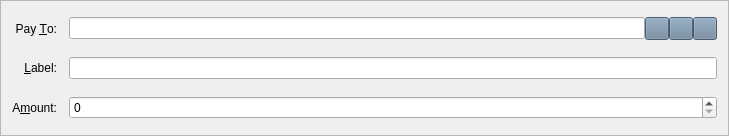
<?xml version="1.0" encoding="UTF-8"?>
<ui version="4.0">
 <class>SendCoinsEntry</class>
 <widget class="QFrame" name="SendCoinsEntry">
  <property name="geometry">
   <rect>
    <x>0</x>
    <y>0</y>
    <width>729</width>
    <height>136</height>
   </rect>
  </property>
  <property name="windowTitle">
   <string>Form</string>
  </property>
  <property name="styleSheet">
   <string notr="true">background-image: url(:/images/bkg);</string>
  </property>
  <property name="frameShape">
   <enum>QFrame::StyledPanel</enum>
  </property>
  <property name="frameShadow">
   <enum>QFrame::Sunken</enum>
  </property>
  <layout class="QGridLayout" name="gridLayout">
   <property name="spacing">
    <number>12</number>
   </property>
   <item row="5" column="0">
    <widget class="QLabel" name="label">
     <property name="styleSheet">
      <string notr="true">background-image: url(:/images/bgbfree);</string>
     </property>
     <property name="text">
      <string>A&amp;mount:</string>
     </property>
     <property name="alignment">
      <set>Qt::AlignRight|Qt::AlignTrailing|Qt::AlignVCenter</set>
     </property>
     <property name="buddy">
      <cstring>payAmount</cstring>
     </property>
    </widget>
   </item>
   <item row="3" column="0">
    <widget class="QLabel" name="label_2">
     <property name="styleSheet">
      <string notr="true">background-image: url(:/images/bgbfree);</string>
     </property>
     <property name="text">
      <string>Pay &amp;To:</string>
     </property>
     <property name="alignment">
      <set>Qt::AlignRight|Qt::AlignTrailing|Qt::AlignVCenter</set>
     </property>
     <property name="buddy">
      <cstring>payTo</cstring>
     </property>
    </widget>
   </item>
   <item row="5" column="1">
    <widget class="BitcoinAmountField" name="payAmount">
     <property name="styleSheet">
      <string notr="true">background-image: url(:/images/gr);</string>
     </property>
    </widget>
   </item>
   <item row="4" column="0">
    <widget class="QLabel" name="label_4">
     <property name="styleSheet">
      <string notr="true">background-image: url(:/images/bgbfree);</string>
     </property>
     <property name="text">
      <string>&amp;Label:</string>
     </property>
     <property name="alignment">
      <set>Qt::AlignRight|Qt::AlignTrailing|Qt::AlignVCenter</set>
     </property>
     <property name="buddy">
      <cstring>addAsLabel</cstring>
     </property>
    </widget>
   </item>
   <item row="3" column="1">
    <layout class="QHBoxLayout" name="payToLayout">
     <property name="spacing">
      <number>0</number>
     </property>
     <item>
      <widget class="QValidatedLineEdit" name="payTo">
       <property name="toolTip">
        <string>The address to send the payment to (e.g. JgZaH1DdikpMTYc2x1Xb6eFBkKGibjmPb9)</string>
       </property>
       <property name="styleSheet">
        <string notr="true">background-image: url(:/images/gr);</string>
       </property>
       <property name="maxLength">
        <number>34</number>
       </property>
      </widget>
     </item>
     <item>
      <widget class="QToolButton" name="addressBookButton">
       <property name="toolTip">
        <string>Choose address from address book</string>
       </property>
       <property name="styleSheet">
        <string notr="true">background-image: url(:/images/bgbfree);
background-color: rgb(106, 131, 154);</string>
       </property>
       <property name="text">
        <string/>
       </property>
       <property name="icon">
        <iconset resource="../bitcoin.qrc">
         <normaloff>:/icons/address-book</normaloff>:/icons/address-book</iconset>
       </property>
       <property name="shortcut">
        <string>Alt+A</string>
       </property>
      </widget>
     </item>
     <item>
      <widget class="QToolButton" name="pasteButton">
       <property name="toolTip">
        <string>Paste address from clipboard</string>
       </property>
       <property name="styleSheet">
        <string notr="true">background-color: rgb(106, 131, 154);
background-image: url(:/images/bgbfree);</string>
       </property>
       <property name="text">
        <string/>
       </property>
       <property name="icon">
        <iconset resource="../bitcoin.qrc">
         <normaloff>:/icons/editpaste</normaloff>:/icons/editpaste</iconset>
       </property>
       <property name="shortcut">
        <string>Alt+P</string>
       </property>
      </widget>
     </item>
     <item>
      <widget class="QToolButton" name="deleteButton">
       <property name="toolTip">
        <string>Remove this recipient</string>
       </property>
       <property name="styleSheet">
        <string notr="true">background-image: url(:/images/bgbfree);
background-color: rgb(106, 131, 154);</string>
       </property>
       <property name="text">
        <string/>
       </property>
       <property name="icon">
        <iconset resource="../bitcoin.qrc">
         <normaloff>:/icons/remove</normaloff>:/icons/remove</iconset>
       </property>
      </widget>
     </item>
    </layout>
   </item>
   <item row="4" column="1">
    <widget class="QValidatedLineEdit" name="addAsLabel">
     <property name="toolTip">
      <string>Enter a label for this address to add it to your address book</string>
     </property>
     <property name="styleSheet">
      <string notr="true">background-image: url(:/images/gr);</string>
     </property>
    </widget>
   </item>
  </layout>
 </widget>
 <customwidgets>
  <customwidget>
   <class>BitcoinAmountField</class>
   <extends>QSpinBox</extends>
   <header>bitcoinamountfield.h</header>
   <container>1</container>
  </customwidget>
  <customwidget>
   <class>QValidatedLineEdit</class>
   <extends>QLineEdit</extends>
   <header>qvalidatedlineedit.h</header>
  </customwidget>
 </customwidgets>
 <resources>
  <include location="../bitcoin.qrc"/>
 </resources>
 <connections/>
</ui>
